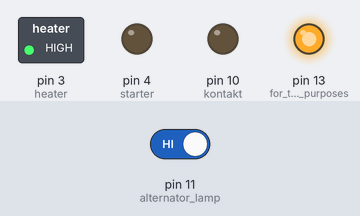
A sketch run on a simulated Arduino Uno, built with avr-gcc and run on an emulated ATmega328P. On the bench: switched loads named in the sketch (green lamp = pin HIGH), output pins drawn as LEDs (lit = HIGH). Wiring (inferred from the names in the program): 2 × IR receiver: data pin 5 / data pin 8. The test bench sets the inputs (shaded band); at power-on: pin 11 (alternator_lamp) HIGH. What the sketch prints to the serial monitor is not drawn.

Above: at 1.2 s.
1.3 s: pin 11 (alternator_lamp) driven LOW
At 1.9 s:
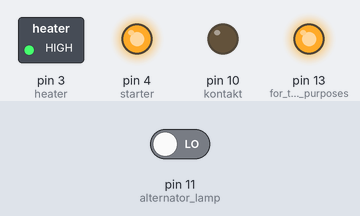
At 11.9 s:
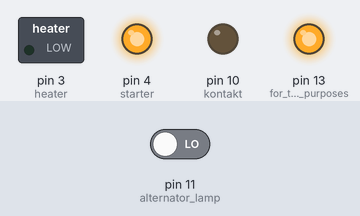
Timing chart, 0 to 12.8 s (numbered marks = the images above; inputs shaded):
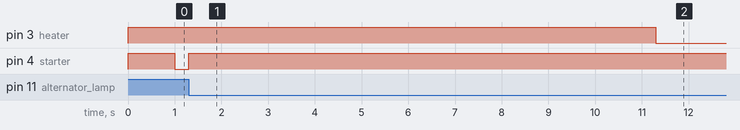

Measured:
- after the input at 1.3 s, pin 3 (heater): HIGH → LOW after 10.0 s; pin 4 (starter): LOW → HIGH at once

The sketch:

second_version.ino
```cpp
int starts = 1;
unsigned long time_stop;
unsigned long heater_start;
//voltmeter//
int analogInput = 0;
float vout = 0.0;
float vin = 0.0;
float R1 = 12000.0; // resistance of R1 (12K)
float R2 = 4700.0; // resistance of R2 (4.7K)
int value = 0;
int started = 0;

unsigned long heater_delay = 10000;

void setup()
{
    pinMode(5, INPUT); //kontakt remote signal
    pinMode(8, INPUT); //heater remote signal
    pinMode(3, OUTPUT); //heater
    digitalWrite(3, HIGH);
    pinMode(4, OUTPUT); //starter
    digitalWrite(4, HIGH);
    pinMode(10, OUTPUT); //kontakt
    digitalWrite(10, HIGH);
    pinMode(11, INPUT); //alternator lamp
    pinMode(13, OUTPUT); //for test purposes
    digitalWrite(13, HIGH);
    pinMode(A0, INPUT); //voltmeter input
    Serial.begin(9600);
}

void loop()
{
    Serial.println(digitalRead(11));
    if (digitalRead(8) == HIGH && started == 1 && heater_start <= millis()) {
        digitalWrite(3, LOW);
    } else {
        digitalWrite(3, HIGH);
    }
    if (digitalRead(5) == LOW) {
        Serial.println("stopped");
        digitalWrite(10, HIGH);
        digitalWrite(4, HIGH);
        started = 0;
        starts = 0;
        delay(1000);
    } else if (started == 0) {
        if (digitalRead(5) == HIGH) {
            digitalWrite(10, LOW); //kontakt
            delay(1000);
            engine_start();
        }
    }

}

float voltmeter()
{
    value = analogRead(A0);
    vout = (value * 5.0) / 1024.0;
    vin = vout / (R2 / (R1 + R2));
    if (vin < 0.09) {
        vin = 0.0; //statement to quash undesired reading !
    }
    return vin;
}

void engine_start() {
    Serial.println("Engine_start");
    Serial.println(digitalRead(11));
    digitalWrite(4, LOW);
    time_stop = millis() + 6000;

    while (starts < 3) {
        if (time_stop <= millis()) {
            starts++;
            time_stop = millis() + 6000;
            continue;
        }

        if (digitalRead(11) == LOW) {
            Serial.println("started");
            started = 1;
            starts = 4;

            digitalWrite(4, HIGH);
            heater_start = millis() + heater_delay;
            break;
        }
    }
}
```
